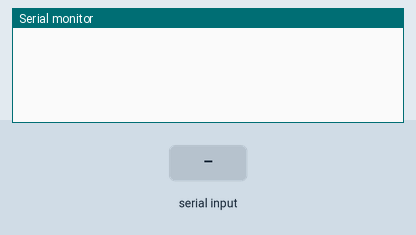
Simulated run of this sketch. Board: Arduino Uno, built with avr-gcc and run on an emulated ATmega328P. Shown: the last lines printed to the serial monitor. Inputs (shaded band) come from the test bench. No radio packets arrive unless stated.

Above: at 1.2 s.
1.3 s: "l" received over Serial
At 1.5 s:
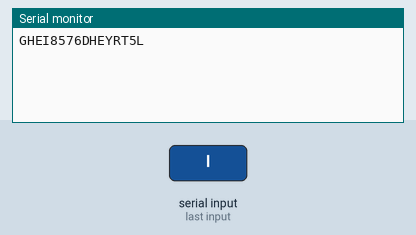
3.3 s: "r" received over Serial
At 3.53 s:
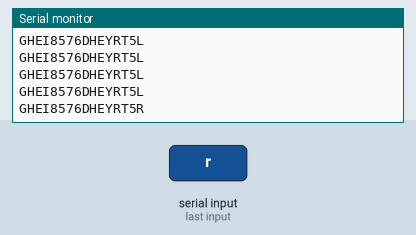

Measured:
- after the input at 1.3 s, the serial monitor: prints a new line at once (image 1)
- after the input at 3.3 s, the serial monitor: prints a new line at once (image 2)

The sketch:

RemoteProgrammer.ino
```cpp
#include <VirtualWire\VirtualWire.h>

#define txToFront 3 //rf transmit pin
#define rxFromButtons 4 //rf receive pin
#define txPtt 5 //enable transmitter

bool left = false;
bool right = false;

void setup() {
	Serial.begin(9600);
	vw_set_rx_pin(rxFromButtons);
	vw_set_tx_pin(txToFront);
	vw_setup(4096);	 // Bits per sec

}

void loop() {
	if (Serial.available() > 0) {
		String message;
		char inChar = (char)Serial.read();
		message = inChar;
		if (message == "l") {
			left = true;
			right = false;
		}
		if (message == "r") {
			left = false;
			right = true;
		}
		if (message == "x") {
			left = false;
			right = false;
		}
	}
	if (left) {
		Serial.println("GHEI8576DHEYRT5L");
		transmit("GHEI8576DHEYRT5L");
		delay(50);
	}
	if (right) {
		Serial.println("GHEI8576DHEYRT5R");
		transmit("GHEI8576DHEYRT5R");
		delay(50);
	}

}

void transmit(String message) {
	for (int i = 0; i < 4; i++) {
		const char *msg = message.c_str();
		digitalWrite(LED_BUILTIN, HIGH);
		digitalWrite(txPtt, true);
		vw_send((uint8_t *)msg, strlen(msg));
		vw_wait_tx(); // Wait until the whole message is gone
		digitalWrite(13, false);
		digitalWrite(txPtt, false);
		digitalWrite(LED_BUILTIN, LOW);
	}
}
```
